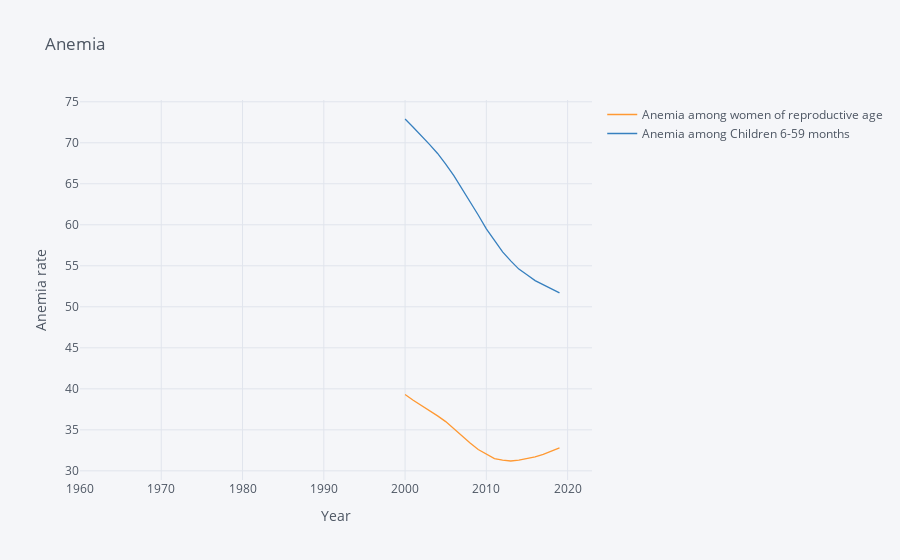

Write notebook code for a chart like this one.
### Markdown cell above
#### Mortality Rate per 1000 adults. <a name="mortality-rate-for-1000-adults"></a>

### Code cell
# Mortality rate per 1,000 adults.

# Two variables: Male mortality rate per 1,000 adults, female mortality rate per 1,000 adults
variable_labels = {"SH.ANM.ALLW.ZS":"Anemia among women of reproductive age",
                   "SH.ANM.CHLD.ZS": "Anemia among Children 6-59 months"}

# Set country to Rwanda
Uganda = {"UGA":"Uganda"}

# Get dataframe
uganda_pop = wbdata.get_dataframe(variable_labels, country = Uganda).squeeze()

# Date index is of type string; change to integers
uganda_pop.index = uganda_pop.index.astype(int)

# Print graph from 1960-2022
uganda_pop.iplot(title="Anemia",xTitle='Year',yTitle='Anemia rate')

### Figure 1 — Plotly figure (JSON) as saved in the notebook; plotly's stock layout.template omitted (floating-point values rounded to 4 significant figures)
{"data": [{"line": {"color": "rgba(255, 153, 51, 1.0)", "dash": "solid", "shape": "linear", "width": 1.3}, "mode": "lines", "name": "Anemia among women of reproductive age", "text": "", "type": "scatter", "x": [2023, 2022, 2021, 2020, 2019, 2018, 2017, 2016, 2015, 2014, 2013, 2012, 2011, 2010, 2009, 2008, 2007, 2006, 2005, 2004, 2003, 2002, 2001, 2000, 1999, 1998, 1997, 1996, 1995, 1994, 1993, 1992, 1991, 1990, 1989, 1988, 1987, 1986, 1985, 1984, 1983, 1982, 1981, 1980, 1979, 1978, 1977, 1976, 1975, 1974, 1973, 1972, 1971, 1970, 1969, 1968, 1967, 1966, 1965, 1964, 1963, 1962, 1961, 1960], "y": ["", "", "", "", 32.8, 32.4, 32, 31.7, 31.5, 31.3, 31.2, 31.3, 31.5, 32, 32.6, 33.4, 34.3, 35.1, 36, 36.7, 37.3, 37.9, 38.6, 39.3, "", "", "", "", "", "", "", "", "", "", "", "", "", "", "", "", "", "", "", "", "", "", "", "", "", "", "", "", "", "", "", "", "", "", "", "", "", "", "", ""]}, {"line": {"color": "rgba(55, 128, 191, 1.0)", "dash": "solid", "shape": "linear", "width": 1.3}, "mode": "lines", "name": "Anemia among Children 6-59 months", "text": "", "type": "scatter", "x": [2023, 2022, 2021, 2020, 2019, 2018, 2017, 2016, 2015, 2014, 2013, 2012, 2011, 2010, 2009, 2008, 2007, 2006, 2005, 2004, 2003, 2002, 2001, 2000, 1999, 1998, 1997, 1996, 1995, 1994, 1993, 1992, 1991, 1990, 1989, 1988, 1987, 1986, 1985, 1984, 1983, 1982, 1981, 1980, 1979, 1978, 1977, 1976, 1975, 1974, 1973, 1972, 1971, 1970, 1969, 1968, 1967, 1966, 1965, 1964, 1963, 1962, 1961, 1960], "y": ["", "", "", "", 51.7, 52.2, 52.7, 53.2, 53.9, 54.6, 55.6, 56.7, 58.1, 59.5, 61.2, 62.8, 64.4, 66, 67.4, 68.7, 69.8, 70.9, 71.9, 72.9, "", "", "", "", "", "", "", "", "", "", "", "", "", "", "", "", "", "", "", "", "", "", "", "", "", "", "", "", "", "", "", "", "", "", "", "", "", "", "", ""]}], "layout": {"legend": {"bgcolor": "#F5F6F9", "font": {"color": "#4D5663"}}, "paper_bgcolor": "#F5F6F9", "plot_bgcolor": "#F5F6F9", "title": {"font": {"color": "#4D5663"}, "text": "Anemia"}, "xaxis": {"gridcolor": "#E1E5ED", "showgrid": true, "tickfont": {"color": "#4D5663"}, "title": {"font": {"color": "#4D5663"}, "text": "Year"}, "zerolinecolor": "#E1E5ED"}, "yaxis": {"gridcolor": "#E1E5ED", "showgrid": true, "tickfont": {"color": "#4D5663"}, "title": {"font": {"color": "#4D5663"}, "text": "Anemia rate"}, "zerolinecolor": "#E1E5ED"}}}
